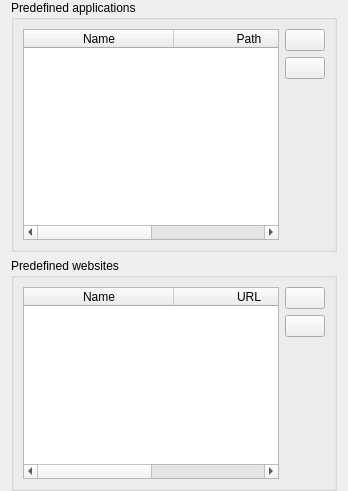
<?xml version="1.0" encoding="UTF-8"?>
<ui version="4.0">
 <class>DesktopServicesConfigurationPage</class>
 <widget class="QWidget" name="DesktopServicesConfigurationPage">
  <property name="windowTitle">
   <string>Applications &amp; websites</string>
  </property>
  <property name="windowIcon">
   <iconset resource="../../configurator/resources/configurator.qrc">
    <normaloff>:/configurator/style/icons/fa_regular_window_restore.svg</normaloff>:/configurator/style/icons/fa_regular_window_restore.svg</iconset>
  </property>
  <layout class="QVBoxLayout" name="verticalLayout">
   <property name="topMargin">
    <number>0</number>
   </property>
   <property name="bottomMargin">
    <number>0</number>
   </property>
   <item>
    <widget class="QGroupBox" name="groupBox_2">
     <property name="title">
      <string>Predefined applications</string>
     </property>
     <layout class="QGridLayout" name="gridLayout">
      <item row="0" column="0" rowspan="3">
       <widget class="QTableWidget" name="applicationTable">
        <property name="selectionBehavior">
         <enum>QAbstractItemView::SelectRows</enum>
        </property>
        <attribute name="horizontalHeaderMinimumSectionSize">
         <number>150</number>
        </attribute>
        <attribute name="horizontalHeaderStretchLastSection">
         <bool>true</bool>
        </attribute>
        <attribute name="verticalHeaderVisible">
         <bool>false</bool>
        </attribute>
        <column>
         <property name="text">
          <string>Name</string>
         </property>
        </column>
        <column>
         <property name="text">
          <string>Path</string>
         </property>
        </column>
       </widget>
      </item>
      <item row="0" column="1">
       <widget class="QPushButton" name="addApplicationButton">
        <property name="toolTip">
         <string>Add new application</string>
        </property>
        <property name="text">
         <string/>
        </property>
        <property name="icon">
         <iconset resource="../../core/resources/core.qrc">
           <normaloff>:/configurator/style/icons/plus.svg</normaloff>:/configurator/style/icons/plus.svg</iconset>
        </property>
       </widget>
      </item>
      <item row="1" column="1">
       <widget class="QPushButton" name="removeApplicationButton">
        <property name="toolTip">
         <string>Remove selected application</string>
        </property>
        <property name="text">
         <string/>
        </property>
        <property name="icon">
         <iconset resource="../../core/resources/core.qrc">
           <normaloff>:/configurator/style/icons/trash.svg</normaloff>:/configurator/style/icons/trash.svg</iconset>
        </property>
       </widget>
      </item>
      <item row="2" column="1">
       <spacer name="verticalSpacer_2">
        <property name="orientation">
         <enum>Qt::Vertical</enum>
        </property>
        <property name="sizeHint" stdset="0">
         <size>
          <width>25</width>
          <height>161</height>
         </size>
        </property>
       </spacer>
      </item>
     </layout>
    </widget>
   </item>
   <item>
    <widget class="QGroupBox" name="groupBox_3">
     <property name="title">
      <string>Predefined websites</string>
     </property>
     <layout class="QGridLayout" name="gridLayout_2">
      <item row="0" column="1">
       <widget class="QPushButton" name="addWebsiteButton">
        <property name="toolTip">
         <string>Add new website</string>
        </property>
        <property name="text">
         <string/>
        </property>
        <property name="icon">
         <iconset resource="../../core/resources/core.qrc">
           <normaloff>:/configurator/style/icons/plus.svg</normaloff>:/configurator/style/icons/plus.svg</iconset>
        </property>
       </widget>
      </item>
      <item row="1" column="1">
       <widget class="QPushButton" name="removeWebsiteButton">
        <property name="toolTip">
         <string>Remove selected website</string>
        </property>
        <property name="text">
         <string/>
        </property>
        <property name="icon">
         <iconset resource="../../core/resources/core.qrc">
           <normaloff>:/configurator/style/icons/trash.svg</normaloff>:/configurator/style/icons/trash.svg</iconset>
        </property>
       </widget>
      </item>
      <item row="2" column="1">
       <spacer name="verticalSpacer">
        <property name="orientation">
         <enum>Qt::Vertical</enum>
        </property>
        <property name="sizeHint" stdset="0">
         <size>
          <width>20</width>
          <height>40</height>
         </size>
        </property>
       </spacer>
      </item>
      <item row="0" column="0" rowspan="3">
       <widget class="QTableWidget" name="websiteTable">
        <property name="selectionBehavior">
         <enum>QAbstractItemView::SelectRows</enum>
        </property>
        <attribute name="horizontalHeaderMinimumSectionSize">
         <number>150</number>
        </attribute>
        <attribute name="horizontalHeaderStretchLastSection">
         <bool>true</bool>
        </attribute>
        <attribute name="verticalHeaderVisible">
         <bool>false</bool>
        </attribute>
        <column>
         <property name="text">
          <string>Name</string>
         </property>
        </column>
        <column>
         <property name="text">
          <string>URL</string>
         </property>
        </column>
       </widget>
      </item>
     </layout>
    </widget>
   </item>
  </layout>
 </widget>
 <resources>
  <include location="../../configurator/resources/configurator.qrc"/>
  <include location="../../core/resources/core.qrc"/>
  <include location="desktopservices.qrc"/>
 </resources>
 <connections>
  <connection>
   <sender>addApplicationButton</sender>
   <signal>clicked()</signal>
   <receiver>DesktopServicesConfigurationPage</receiver>
   <slot>addApplication()</slot>
   <hints>
    <hint type="sourcelabel">
     <x>296</x>
     <y>49</y>
    </hint>
    <hint type="destinationlabel">
     <x>165</x>
     <y>259</y>
    </hint>
   </hints>
  </connection>
  <connection>
   <sender>removeApplicationButton</sender>
   <signal>clicked()</signal>
   <receiver>DesktopServicesConfigurationPage</receiver>
   <slot>removeApplication()</slot>
   <hints>
    <hint type="sourcelabel">
     <x>296</x>
     <y>79</y>
    </hint>
    <hint type="destinationlabel">
     <x>165</x>
     <y>259</y>
    </hint>
   </hints>
  </connection>
  <connection>
   <sender>addWebsiteButton</sender>
   <signal>clicked()</signal>
   <receiver>DesktopServicesConfigurationPage</receiver>
   <slot>addWebsite()</slot>
   <hints>
    <hint type="sourcelabel">
     <x>296</x>
     <y>317</y>
    </hint>
    <hint type="destinationlabel">
     <x>165</x>
     <y>259</y>
    </hint>
   </hints>
  </connection>
  <connection>
   <sender>removeWebsiteButton</sender>
   <signal>clicked()</signal>
   <receiver>DesktopServicesConfigurationPage</receiver>
   <slot>removeWebsite()</slot>
   <hints>
    <hint type="sourcelabel">
     <x>296</x>
     <y>347</y>
    </hint>
    <hint type="destinationlabel">
     <x>165</x>
     <y>259</y>
    </hint>
   </hints>
  </connection>
  <connection>
   <sender>applicationTable</sender>
   <signal>cellChanged(int,int)</signal>
   <receiver>DesktopServicesConfigurationPage</receiver>
   <slot>updateApplication()</slot>
   <hints>
    <hint type="sourcelabel">
     <x>148</x>
     <y>148</y>
    </hint>
    <hint type="destinationlabel">
     <x>165</x>
     <y>259</y>
    </hint>
   </hints>
  </connection>
  <connection>
   <sender>websiteTable</sender>
   <signal>cellChanged(int,int)</signal>
   <receiver>DesktopServicesConfigurationPage</receiver>
   <slot>updateWebsite()</slot>
   <hints>
    <hint type="sourcelabel">
     <x>148</x>
     <y>401</y>
    </hint>
    <hint type="destinationlabel">
     <x>165</x>
     <y>259</y>
    </hint>
   </hints>
  </connection>
 </connections>
 <slots>
  <slot>addApplication()</slot>
  <slot>removeApplication()</slot>
  <slot>addWebsite()</slot>
  <slot>removeWebsite()</slot>
  <slot>updateApplication()</slot>
  <slot>updateWebsite()</slot>
 </slots>
</ui>
